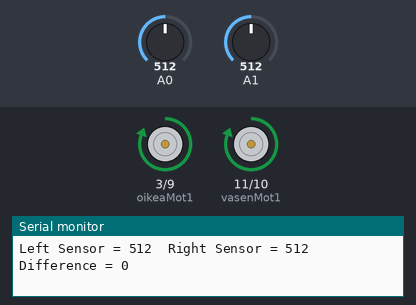
The sketch below on a simulated Arduino Uno, built with avr-gcc and run on an emulated ATmega328P. Parts: motor-driver pin pairs drawn as motors (green arrow = first pin HIGH = forward, orange = second pin HIGH = backward, longer = more drive), the last lines printed to the serial monitor. The test bench sets the inputs (shaded band); at power-on: A0 = 512, A1 = 512.

Above: at 1.2 s.
1.3 s: A0 set to 556
4.3 s: A0 set to 580
At 5.3 s:
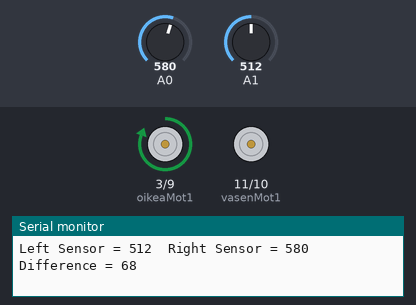
5.8 s: A1 set to 530
At 6.6 s:
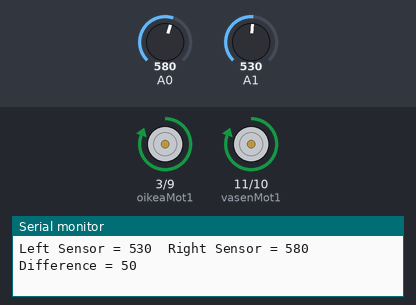
8.8 s: A1 set to 632
10.3 s: A1 set to 651
At 11.5 s:
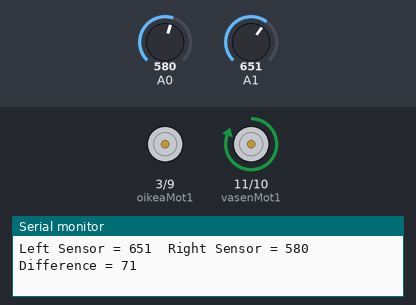
11.8 s: A1 set to 511
At 12.8 s:
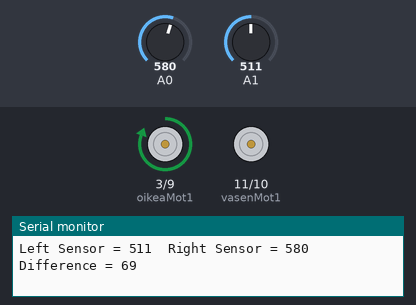
Timing chart, 0 to 14.3 s (numbered marks = the images above; inputs shaded):
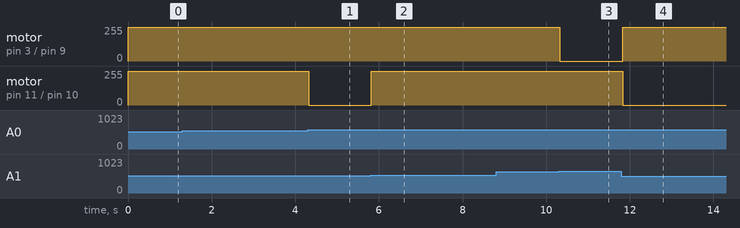

Measured:
- the behaviour switches between 572 and 573 on A0 (found by bisection; images 0 and 1)
- the behaviour switches between 519 and 520 on A1 (found by bisection; images 1 and 2)
- the behaviour switches between 640 and 641 on A1 (found by bisection; images 2 and 3)
- after the input at 4.3 s, motor on pin 11 (vasenMot1) / pin 10 (vasenMot2): forward 255/255 → stopped at once
- after the input at 5.8 s, motor on pin 11 (vasenMot1) / pin 10 (vasenMot2): stopped → forward 255/255 at once
- after the input at 10.3 s, motor on pin 3 (oikeaMot1) / pin 9 (oikeaMot2): forward 255/255 → stopped at once
- after the input at 11.8 s, motor on pin 3 (oikeaMot1) / pin 9 (oikeaMot2): stopped → forward 255/255 at once; motor on pin 11 (vasenMot1) / pin 10 (vasenMot2): forward 255/255 → stopped at once

The sketch:

05.4_infrapunaa_etsiva_auto.ino
```cpp
// Tämä ohjelma sopii vaihteistettujen DC-moottoreiden ohjaamiseen.
int rightVal;
int leftVal;
int dif;
int oikeaMot1 = 3;
int oikeaMot2 = 9;
int vasenMot1 = 11;
int vasenMot2 = 10;

void setup() {
  pinMode(oikeaMot1, OUTPUT);  // 3,9,10 ja 11 ovat moottoreiden ohjausportteja.
  pinMode(oikeaMot2, OUTPUT);
  pinMode(vasenMot1, OUTPUT);
  pinMode(vasenMot2, OUTPUT);
  Serial.begin(9600);
}

void loop() {
  rightVal = analogRead(A0);
  leftVal = analogRead(A1);
  dif = abs(rightVal - leftVal);
  Serial.print("Left Sensor = ");
  Serial.print(leftVal);
  Serial.print("\t");
  Serial.print("Right Sensor = ");
  Serial.print(rightVal);
  Serial.print("\t");
  Serial.print("Difference = ");
  Serial.print(dif);
  Serial.print("\n");
  // Jos vasemman ja oikeanpuoleisen infrapunasensorin ero on yli 60, täytyy kääntyä siihen suuntaan, jossa arvo on suurempi.
  if(dif > 60){
    // Jos rightVal > leftVal, käänny oikealle (kutsu komentoa turnRight).
    if (rightVal > leftVal){
      turnRight();
    }
    // Jos rightVal < leftVal, käänny vasemmalle(kutsu komentoa turnLeft).
    if (rightVal < leftVal){
      turnLeft();
    }
  }
  else{
    // Jatka infrapunan etsimistä
      forward();
  }
}

void turnRight(){
  analogWrite(oikeaMot1, 255);  // oikea moottori pyörii eteenpäin
  analogWrite(oikeaMot2, 0);
  analogWrite(vasenMot1, 0);
  analogWrite(vasenMot2, 0);
  delay(300);
}

void turnLeft(){
  analogWrite(oikeaMot1, 0);
  analogWrite(oikeaMot2, 0);
  analogWrite(vasenMot1, 255); // vasen moottori pyörii eteenpäin
  analogWrite(vasenMot2, 0);
  delay(300);
}

void forward(){
  analogWrite(oikeaMot1, 255);
  analogWrite(oikeaMot2, 0);
  analogWrite(vasenMot1, 255); // vasen moottori pyörii eteenpäin
  analogWrite(vasenMot2, 0);
  delay(40);
}
```
